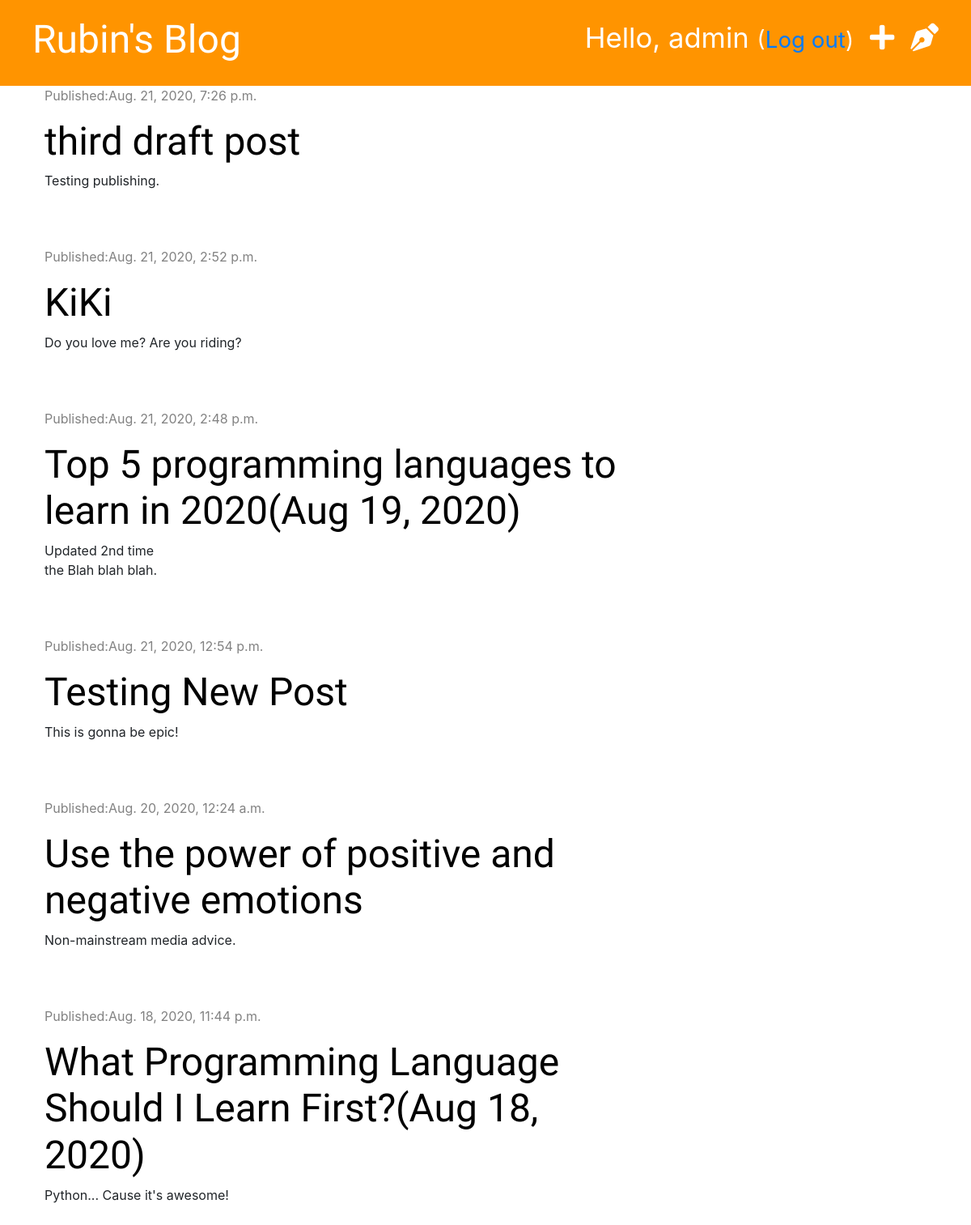
The app's page / (signed in) with its own data.
### blog/models.py (models this page shows, shortened)
class Post(models.Model):
    author = models.ForeignKey('auth.User', on_delete=models.CASCADE)
    title = models.CharField(max_length=200)
    text = models.TextField()
    created_date = models.DateTimeField(default=timezone.now)
    published_date = models.DateTimeField(blank=True, null=True)

### blog/views.py (the view)
# urls.py: path('', views.post_list, name='post_list'),
def post_list(request):
    posts = Post.objects.filter(published_date__lte=timezone.now()).order_by('-published_date')
    stuff_for_frontend = {'posts': posts}
    return render(request, 'blog/post_list.html', stuff_for_frontend)

### blog/templates/blog/post_list.html (shortened to what this page needs)
{% extends 'blog/base.html' %}
{% block content %}
    {% for post in posts %}
        <div class="post">
            <div class="date">
                <p>Published:{{ post.published_date }}</p>
            </div>
            <h1><a href="{% url 'post_detail' pk=post.pk %}">{{ post.title }}</a></h1>
            <p>{{ post.text|truncatechars:50|linebreaksbr }}</p>
        </div>
    {% endfor %}
{% endblock %}

### blog/templates/blog/base.html (shortened to what this page needs)
{% load static %}
<!DOCTYPE html>
<html lang="en">
<head>
    <link rel="stylesheet" href="https://stackpath.bootstrapcdn.com/bootstrap/4.5.2/css/bootstrap.min.css">
    <link rel="stylesheet" href="https://cdnjs.cloudflare.com/ajax/libs/font-awesome/5.14.0/css/all.min.css" />
    <link rel="stylesheet" href="{% static 'css/blog.css' %}">
</head>
<body>
<div class="page-header">
    {% if user.is_authenticated%}
        <a href="{% url 'post_draft_list' %}" class="top-menu"><i class="fas fa-pen-nib"></i></a>
        <a href="{% url 'post_new' %}" class="top-menu"><i class="fas fa-plus"></i></a>
        <p class="top-menu">Hello, {{ user.username }} <small>(<a href="{% url 'logout' %}">Log out</a>)</small> </p>
    {% else %}
        <a href="{% url 'login' %}" class="top-menu"><i class="fas fa-sign-in-alt fa-2x"></i></a>
    {% endif %}
    <h1><a href="{% url 'post_list' %}">Rubin's Blog</a></h1>
</div>
<div class="content container">
    <div class="row">
        <div class="col-md-8">
            {% block content %}
            {% endblock %}
        </div>
    </div>
</div>
</body>
</html>

### blog/static/css/blog.css (style rules this page uses)
.page-header { background-color: #ff9400; margin-top: 0; padding: 20px 20px 20px 40px; }
.page-header h1, .page-header h1 a { color: #ffffff; font-size: 36pt; text-decoration: none; }
.content { margin-left: 40px; }
h1, h2, h3, h4 { font-family: 'Tangerine','Inconsolata', 'Droid Sans', serif; font-size: 48px; }
.date { color: #828282; }
.post { margin-bottom: 70px; }
.post h1 a { color: black; }
.top-menu { color: white; float: right; font-size: 26pt; margin-right: 20px; }

### records on screen
Post: published_date "Aug. 21, 2020, 7:26 p.m.", title "third draft post", text "Testing publishing."
Post: published_date "Aug. 21, 2020, 2:52 p.m.", title "KiKi", text "Do you love me? Are you riding?"
Post: published_date "Aug. 21, 2020, 2:48 p.m.", title "Top 5 programming languages to learn in 2020(Aug 19, 2020)", text "Updated 2nd time the Blah blah blah."
Post: published_date "Aug. 21, 2020, 12:54 p.m.", title "Testing New Post", text "This is gonna be epic!"
Post: published_date "Aug. 20, 2020, 12:24 a.m.", title "Use the power of positive and negative emotions", text "Non-mainstream media advice."
Post: published_date "Aug. 18, 2020, 11:44 p.m.", title "What Programming Language Should I Learn First?(Aug 18, 2020)", text "Python... Cause it's awesome!"

### other values on screen
{{ user.username }} "admin"
